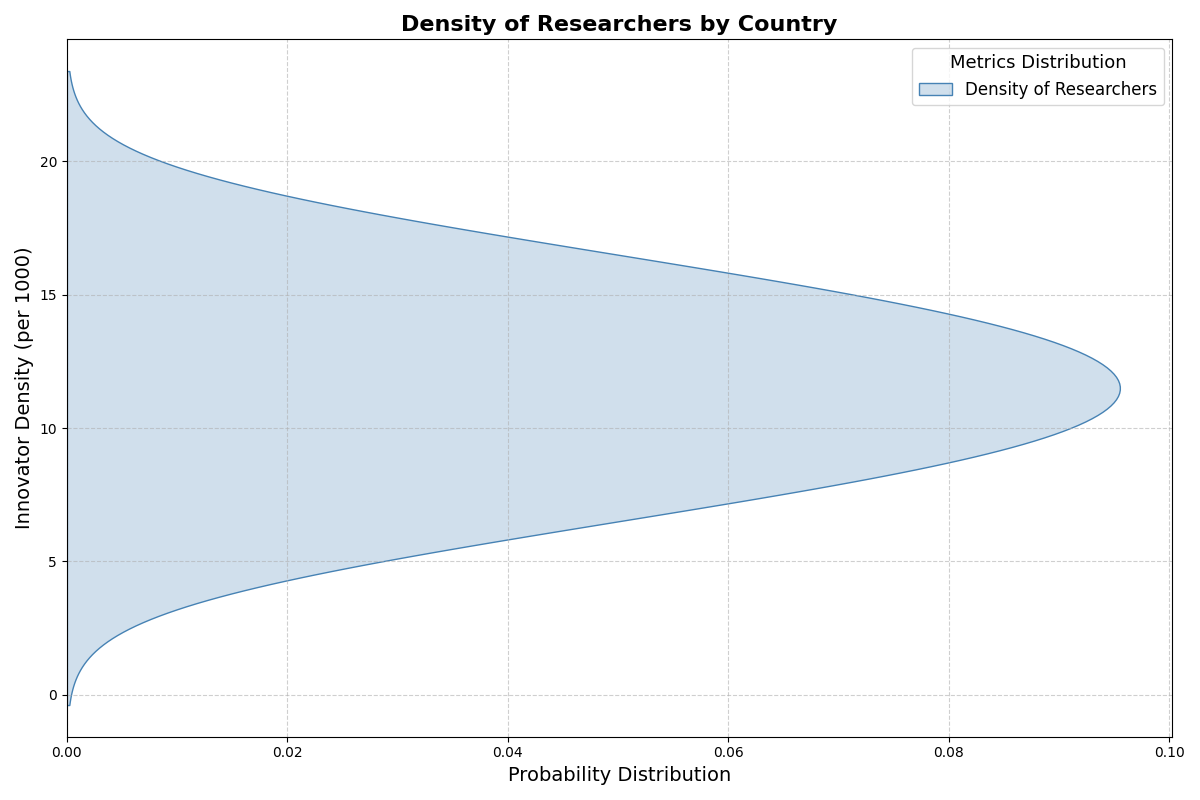

Reproduce this figure in Python.
import matplotlib.pyplot as plt
import numpy as np
import seaborn as sns

countries = ["Country A", "Country B", "Country C", "Country D", "Country E", "Country F", "Country G", "Country H", "Country I", "Country J"]
researcher_density = np.array([8, 6, 15, 12, 17, 9, 11, 14, 10, 13])

fig, ax = plt.subplots(figsize=(12, 8))

sns.kdeplot(researcher_density, ax=ax, fill=True, color="steelblue", label="Density of Researchers", vertical=True)

ax.set_title("Density of Researchers by Country", fontsize=16, fontweight='bold')
ax.set_xlabel("Probability Distribution", fontsize=14)
ax.set_ylabel("Innovator Density (per 1000)", fontsize=14)
ax.legend(title="Metrics Distribution", fontsize=12, title_fontsize='13')
ax.grid(True, linestyle='--', alpha=0.6)
plt.tight_layout()
plt.show()
